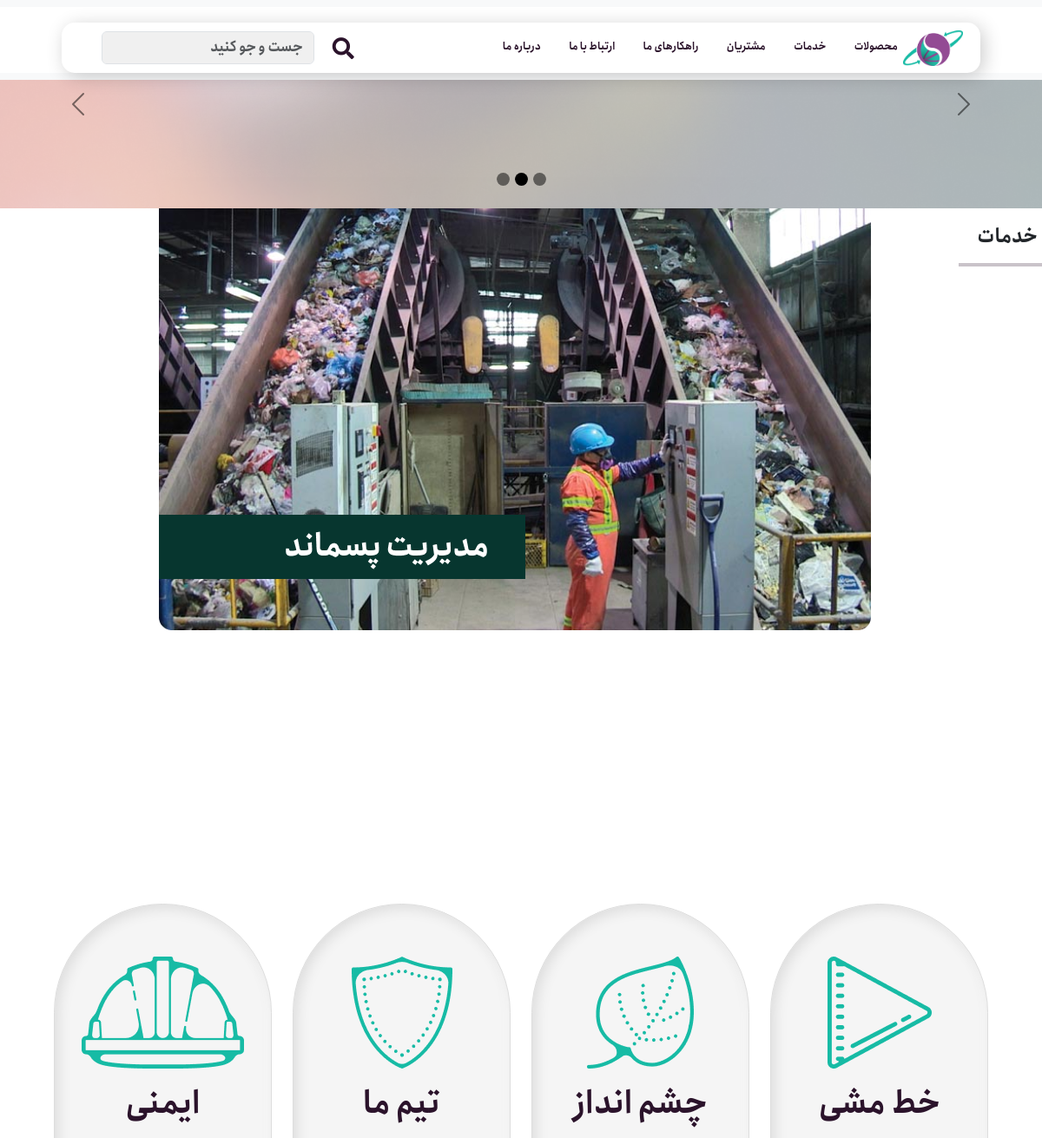
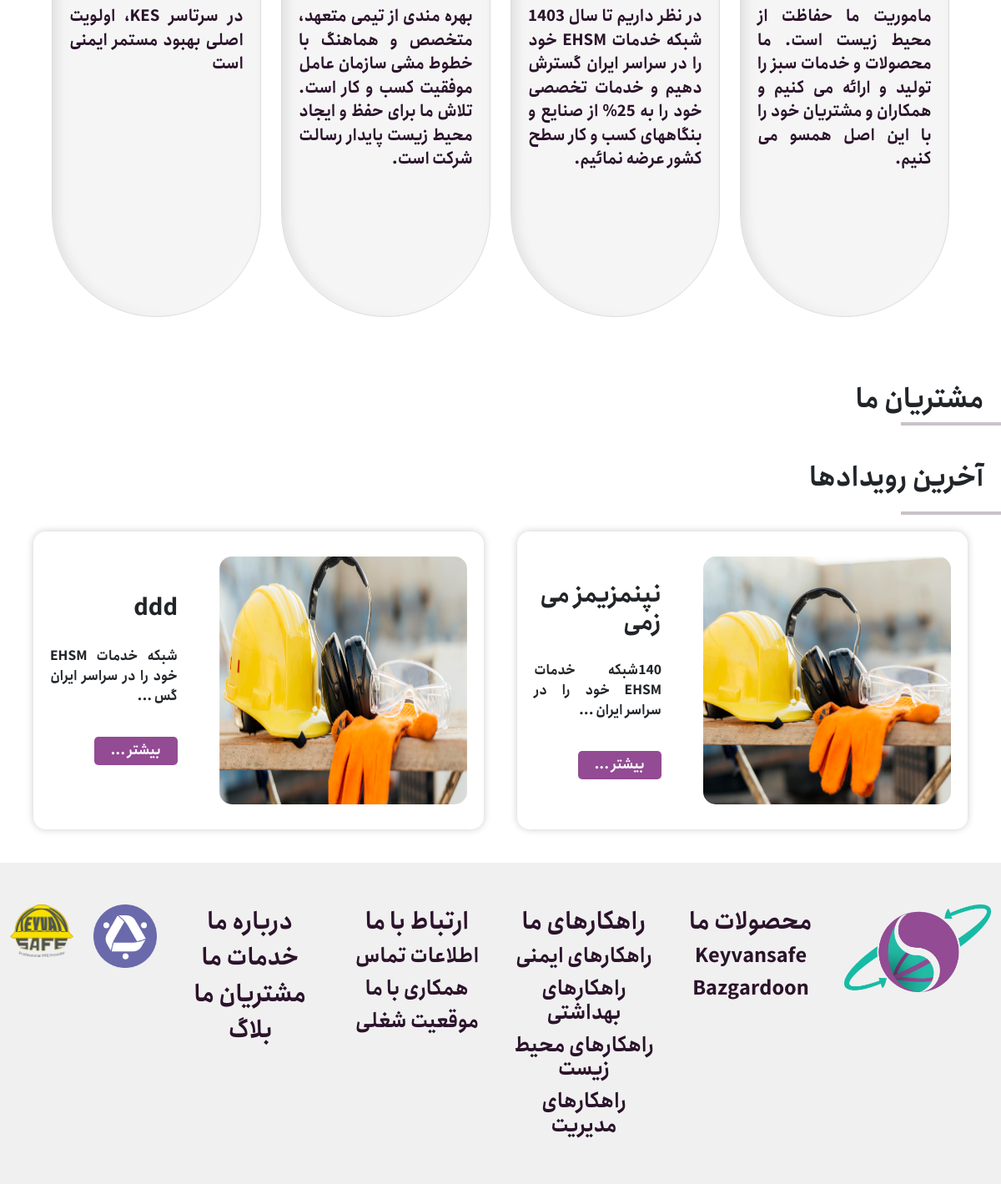
The page / on the database its author committed (2 pictures, top to bottom).
### services/models.py (models this page shows, shortened)
class Article(models.Model):
    title = models.CharField(null=False, blank=False,
                             max_length=100, verbose_name='عنوان')
    description = models.TextField(
        null=False, blank=False, verbose_name='توضیحات')
    reference = models.TextField(
        null=False, blank=False, verbose_name='منابع')
    image = models.ImageField(null=False, blank=False, verbose_name='عکس')
    publish = models.DateTimeField(
        default=timezone.now, verbose_name='تاریخ انتشار')
    update = models.DateTimeField(auto_now=True, verbose_name='تاریخ بروزسانی')
    slug = models.SlugField(blank=True, unique=True)
    class Meta:
        ordering = ('-update', '-publish')
        verbose_name = 'مقاله'
        verbose_name_plural = 'مقالات'
    def get_absolute_url(self):
        return reverse('services:articles_detail', kwargs={'slug': self.slug})

### home/views.py (the view)
# urls.py: path("", views.HomeListView.as_view(), name='home')
class HomeListView(ListView):
    template_name = 'home/home.html'
    model = Article
    context_object_name = "articles"

### home/templates/home/home.html (shortened to what this page needs)
{% load static %}
<!DOCTYPE html>
<html dir="rtl" lang="fa-IR">
  <head>
    <link
      href="https://cdn.jsdelivr.net/npm/bootstrap@5.3.1/dist/css/bootstrap.min.css"
      rel="stylesheet"
    />
    <link
      href="https://getbootstrap.com/docs/5.3/assets/css/docs.css"
      rel="stylesheet"
    />
    <link rel="stylesheet" href="{% static 'css/styles.css' %}" />
    <link rel="stylesheet" href="{% static 'css/responsive.css' %}" />
    <link
      rel="stylesheet"
      href="https://cdnjs.cloudflare.com/ajax/libs/ionicons/5.4.0/collection/components/icon/icon.min.css"
    />
    <link
      rel="stylesheet"
      href="https://cdnjs.cloudflare.com/ajax/libs/font-awesome/5.15.3/css/all.min.css"
    />
  </head>
  <body class="body">
    <header style="display: none">
        <nav class="navbar navbar-expand-lg bg-body-tertiary fixed-top">
          <div class="container-fluid">
            <div
              class="nav-bar collapse navbar-collapse"
              id="navbarTogglerDemo01"
            >
              <ul class="nav-ul">
                <li class="nav-item-logo">
                  <a class="nav-link" href="{% url 'home:home' %}">
                    <img
                      src="{% static 'images/logo/k1s_logo.png' %}"
                      alt="logo"
                      class="nav-logo"
                    />
                  </a>
                </li>
                <li class="nav-item dropdown">
                  <a class="nav-link" href="{% url 'services:ourproducts_list' %}">محصولات</a>
                </li>
                <li class="nav-item nav-item dropdown">
                  <a class="nav-link" href="{% url 'services:ourservices_list' %}">خدمات</a>
                </li>
                <li class="nav-item">
                  <a class="nav-link" href="{% url 'us:customers' %}">مشتریان</a>
                </li>
                <li class="nav-item dropdown">
                  <a class="nav-link" href="{% url 'services:oursolutions_list' %}">راهکارهای ما</a>
                </li>
                <li class="nav-item dropdown">
                  <a class="nav-link" href="{% url 'us:contactus' %}"
                    >ارتباط با ما</a
                  >
                </li>
                <li class="nav-item">
                  <a class="nav-link" href="{% url 'us:aboutus' %}">درباره ما</a>
                </li>
              </ul>
              <span class="nav-item">
                <form class="d-flex ml-auto" role="search" action="{% url 'services:search_blog' %}">
                  <button type="submit" class="search-icon btn btn-link">
                    <i class="fas fa-search"></i>
                  </button>
                  <input
                    class="form-control me-2"
                    name="q"
                    type="search"
                    placeholder="جست و جو کنید"
                    aria-label="Search"
                  />
                </form>
              </span>
            </div>
          </div>
        </nav>
      <div id="carouselExampleDark" class="carousel carousel-dark slide">
        <div class="carousel-indicators">
          <button
            class="button-circle"
            type="button"
            data-bs-target="#carouselExampleDark"
            data-bs-slide-to="0"
            aria-current="true"
            aria-label="Slide 1"
          ></button>
          <button
            type="button"
            data-bs-target="#carouselExampleDark"
            data-bs-slide-to="1"
            class="active button-circle"
            aria-label="Slide 2"
          ></button>
          <button
            class="button-circle"
            type="button"
            data-bs-target="#carouselExampleDark"
            data-bs-slide-to="2"
            aria-label="Slide 3"
          ></button>
        </div>
        <div class="carousel-inner col-lg-12">
          <div class="carousel-item background2 active" data-bs-interval="2000">
          </div>
        </div>
        <button
          class="carousel-control-prev"
          type="button"
          data-bs-target="#carouselExampleDark"
          data-bs-slide="prev"
        >
          <span class="carousel-control-prev-icon" aria-hidden="true"></span>
        </button>
        <button
          class="carousel-control-next"
          type="button"
          data-bs-target="#carouselExampleDark"
          data-bs-slide="next"
        >
          <span class="carousel-control-next-icon" aria-hidden="true"></span>
        </button>
      </div>
    </header>
    <div class="services-container">
      <h2>خدمات</h2>
      <hr class="service-divider" />
      <div class="elements">
        <figure class="element1">
          <img src="{% static 'images/element1.png' %}" alt="" />
        </figure>
        <figure class="element4">
        </figure>
        <figure class="element6">
        </figure>
      </div>
    </div>
    <div class="policy">
      <div class="container-fluid">
        <div class="row">
          <div class="col-md-6 col-lg-3 col-6">
            <div class="box1">
              <img src="{% static 'images/play.png' %}" alt="" />
              <h2>خط مشی</h2>
              <p>
                ماموریت ما حفاظت از محیط زیست است. ما محصولات و خدمات سبز را
                تولید و ارائه می کنیم و همکاران و مشتریان خود را با این اصل همسو
                می کنیم.
              </p>
            </div>
          </div>
          <div class="col-md-6 col-lg-3 col-6">
            <div class="box2">
              <img src="{% static 'images/leaf.png' %}" alt="" />
              <h2>چشم انداز</h2>
              <p>
                در نظر داریم تا سال 1403 شبکه خدمات EHSM خود را در سراسر ایران
                گسترش دهیم و خدمات تخصصی خود را به 25% از صنایع و بنگاههای کسب و
                کار سطح کشور عرضه نمائیم.
              </p>
            </div>
          </div>
          <div class="col-md-6 col-lg-3 col-6">
            <div class="box3">
              <img src="{% static 'images/shielf.png' %}" alt="" />
              <h2>تیم ما</h2>
              <p>
                بهره مندی از تیمی متعهد، متخصص و هماهنگ با خطوط مشی سازمان عامل
                موفقیت کسب و کار است. تلاش ما برای حفظ و ایجاد محیط زیست پایدار
                رسالت شرکت است.
              </p>
            </div>
          </div>
          <div class="col-md-6 col-lg-3 col-6">
            <div class="box4">
              <img src="{% static 'images/helmet.png' %}" alt="" />
              <h2>ایمنی</h2>
              <p>در سرتاسر KES، اولویت اصلی بهبود مستمر ایمنی است</p>
            </div>
          </div>
        </div>
      </div>
    </div>
    <div class="customer-container">
      <h2>مشتریان ما</h2>
      <hr class="home-divider" />
    </div>
    <div class="event">
      <h2>آخرین رویدادها</h2>
      <hr class="home-divider" />
      <section class="latest-events">
        {% for article in articles|slice:":1" %}
        <div class="square-box">
        <a href="{{ article.get_absolute_url }}"><img class="first-item" src="{{ article.image.url }}" alt="Event 1" /></a>
          <div class="detail-1">
            <h3>{{ article.title }}</h3>
            <p>
              {{ article.description|slice:":40" }}
              {% if article.description|length > 40 %}...{% endif %}
            </p>
            <a href="{{ article.get_absolute_url }}" class="learn-more-button">بیشتر ...</a>
          </div>
        </div>
        {% endfor %}
        {% for article in articles|slice:"1:2" %}
        <div class="square-box">
          <a href="{{ article.get_absolute_url }}"><img class="first-item" src="{{ article.image.url }}" alt="Event 1" /></a>
          <div class="detail-1">
            <h3>{{ article.title }}</h3>
            <p>
              {{ article.description|slice:":40" }}
              {% if article.description|length > 40 %}...{% endif %}
            </p>
            <a href="{{ article.get_absolute_url }}" class="learn-more-button">بیشتر ...</a>
          </div>
        </div>
        {% endfor %}
      </section>
    </div>
    {% include 'includes/footer.html' %}
  </body>
</html>

### static/css/styles.css (style rules this page uses)
.body { font-family: "font1"; overflow-x: hidden; }
.carousel { direction: ltr; }
.carousel-indicators .button-circle { width: 15px; height: 15px; border-radius: 55%; }
.background2 { padding: 10%; background-image: url(../images/backslider.png); background-size: 150%; transition: all 0.3s ease; background-repeat: no-repeat; }
.nav-bar { display: flex; background-color: #ffffff; width: 100%; border-radius: 15px; box-shadow: 4px 4px 21px 0px #00000033; justify-content: space-between; align-items: center; padding: 0 20px; margin-top: 18px; margin-left: 5%; margin-right: 5%; }
.navbar .container-fluid { background-color: #ffffff; }
.navbar { display: flex; justify-content: center; align-items: center; margin-bottom: 30px; }
.nav-ul { display: flex; list-style: none; margin: 0; padding: 0; }
.nav-item { display: inline-block; margin-left: 20px; padding: 10px 15px; }
.nav-link { color: #2b132b; font-weight: bold; text-decoration: none; transition: color 0.3s; }
.nav-logo, .mobile-nav-logo { width: 69px; height: 41px; }
.search-icon { color: #2b132b; height: 25px; width: 25px; font-size: 25px; display: flex; flex-direction: row-reverse; margin-bottom: 10px; text-decoration: none; }
.services-container { width: 100%; justify-content: center; align-items: center; }
.services-container h2 { text-align: right; padding-bottom: 0; }
.service-divider { width: 8%; border: 2px solid #2b132b; margin-left: auto; clear: both; }
.home-divider { width: 8%; border: 2px solid #2b132b; margin: 0 auto; clear: both; }
.elements { grid-template-columns: repeat(2, auto); grid-template-rows: repeat(4, 249px); display: grid; gap: 20px; justify-content: center; align-items: center; direction: ltr; }
.element1 { grid-column: 1 / 2; grid-row: 1 / 3; }
.element1 img, .element2 img, .element3 img, .element4 img, .element5 img, .element6 img, .element7 img { max-width: 100%; height: auto; }
.policy { display: flex; flex-wrap: wrap; justify-content: space-between; gap: 20px; margin: 50px 30px; padding: 20px; margin-bottom: 20px; }
.box1, .box2, .box3, .box4 { background-color: #f5f5f5; border: 1px solid #ddd; padding: 20px; text-align: center; flex: 1; border-radius: 129px; margin-bottom: 20px; min-height: 650px; height: auto; width: auto; box-shadow: 4px 4px 16px 0px #0000001a inset, -4px -4px 8px 0px #ffffff80 inset; }
.box1 img, .box2 img, .box3 img, .box4 img { padding-top: 40px; max-width: 100%; height: auto; }
.box1 h2, .box2 h2, .box3 h2, .box4 h2 { color: #2b132b; font-size: 36px; font-weight: bold; text-align: center; padding-bottom: 15px; font-family: "font1"; }
.box1 p, .box2 p, .box3 p, .box4 p { color: #2b132b; font-size: 19px; text-align: center; width: auto; height: auto; padding-bottom: 1rem; text-align: justify; }
.customer-container { display: inline; max-width: 1790px; width: 100%; height: 313px; justify-content: right; margin-left: 400px; }
h2 { text-align: right; padding: 20px; padding-right: 0; margin-right: 20px; padding-bottom: 0; }
.customer-container hr { width: 10%; border: 2px solid #2b132b; margin-right: 0; margin-top: 0; }
.event h2 { text-align: right; padding: 20px; margin: 0; }
.event hr { width: 10%; border: 2px solid #2b132b; margin-right: 0; margin-top: 0; }
.latest-events { display: flex; justify-content: center; padding: 20px; flex-wrap: wrap; }
.square-box { display: flex; align-items: center; width: calc(50% - 40px); max-width: 820px; background-color: #ffffff; position: relative; border-radius: 15px; box-shadow: 0px 0px 10px rgba(0, 0, 0, 0.2); padding: 20px; margin: 0 20px 20px 20px; }
.square-box img { width: 297px; height: 297px; border-radius: 15px; margin: 10px auto; }
.detail-1, .detail-2 { text-align: right; padding-right: 10%; }
.detail-1 p, .detail-2 p { padding-top: 20px; text-align: justify; }
.learn-more-button { text-align: right; margin-top: 20px; width: fit-content; padding: 5px 20px; display: inline-block; text-decoration: none; background-color: #934b94; color: #ffffff; border-radius: 5px; transition: background-color 0.3s, color 0.3s; }
.form-control { background-color: #f0f0f0; }

### rows shown on the page
Article: image (picture), title "نپنمزیمز می زمی", description "140شبکه خدمات EHSM خود را در سراسر ایران"
Article: image (picture), title "ddd", description "شبکه خدمات EHSM خود را در سراسر ایران گس"
